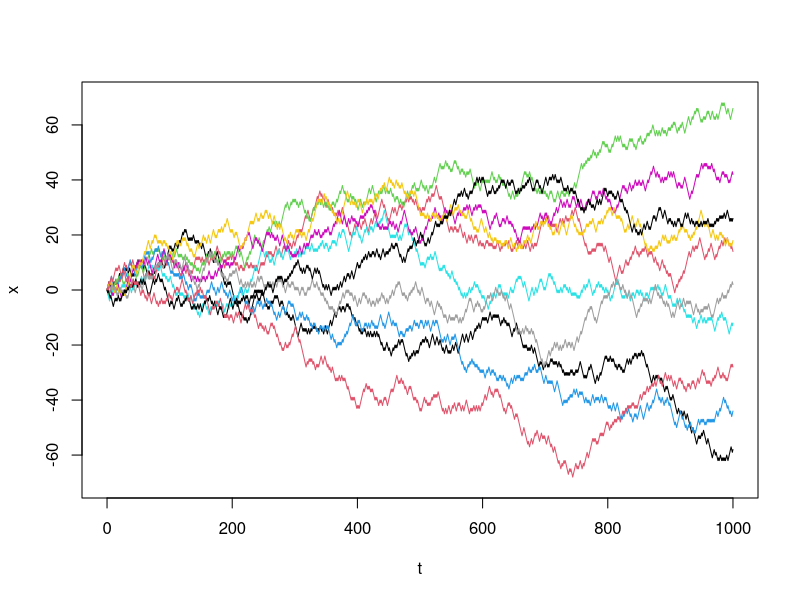
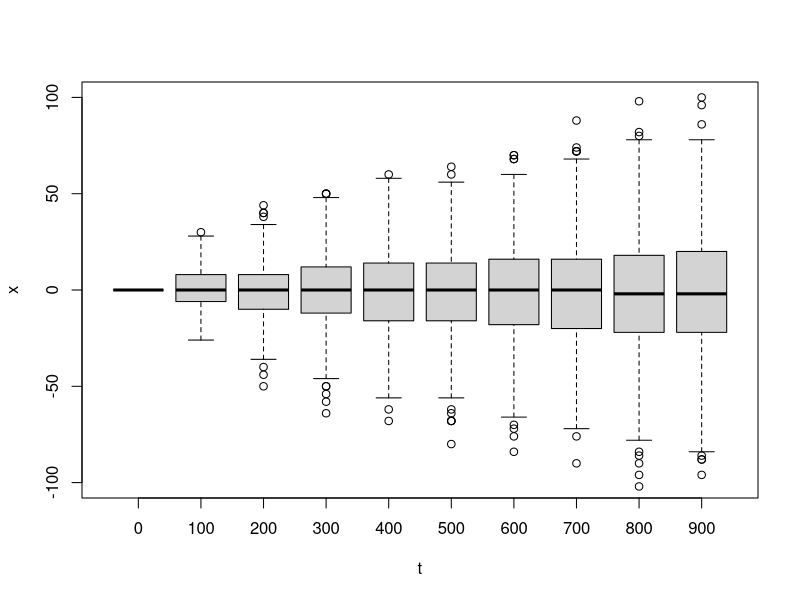
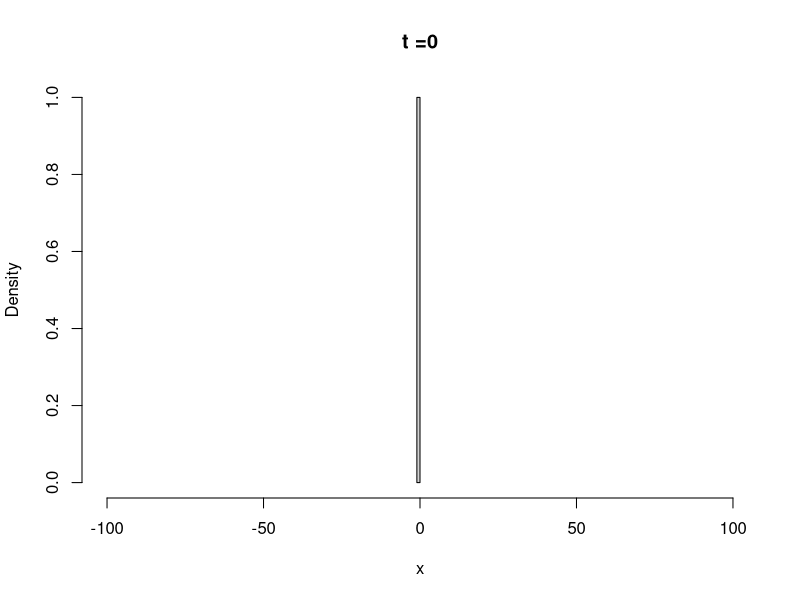
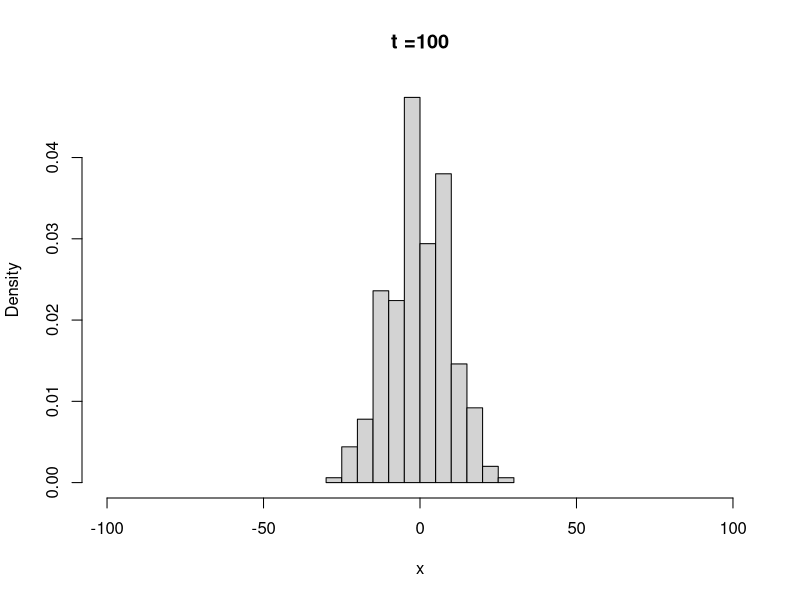
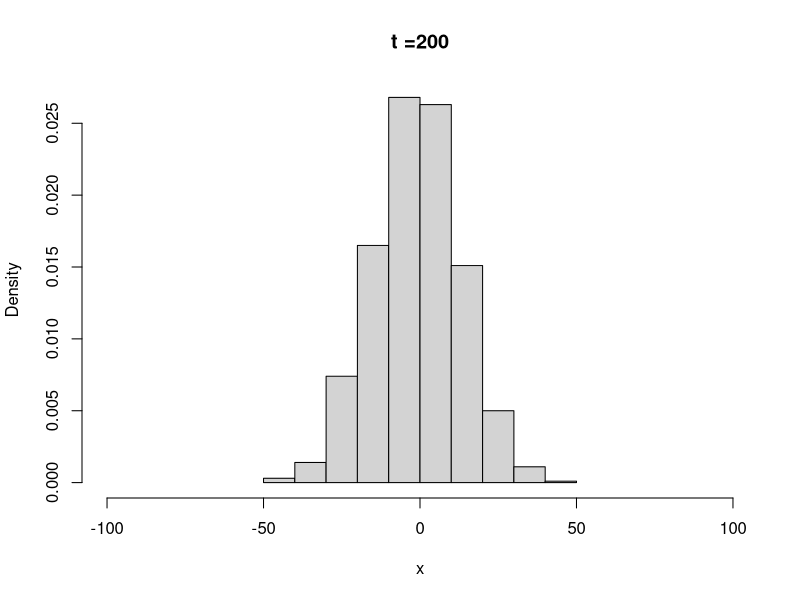
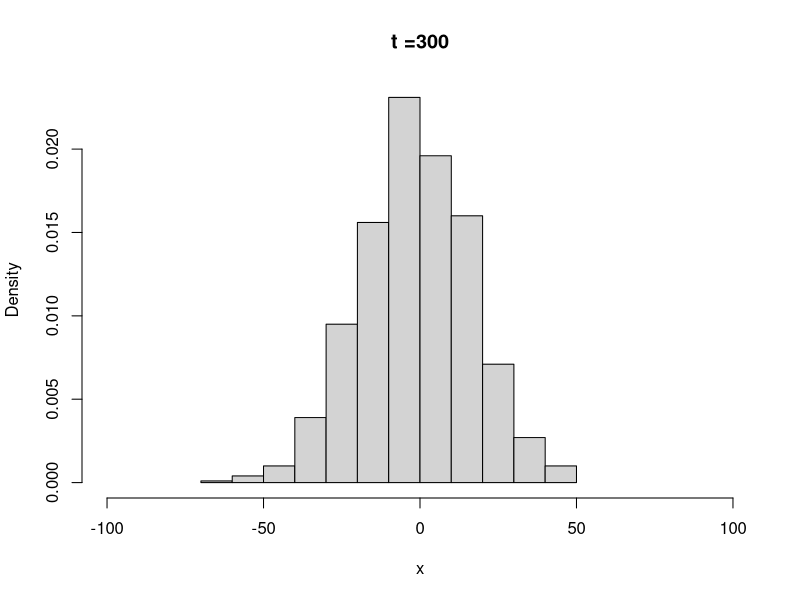
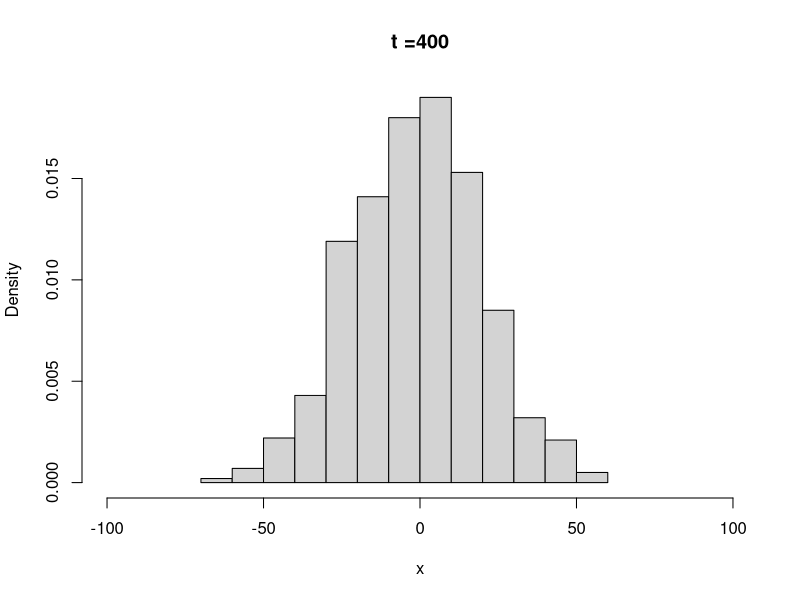
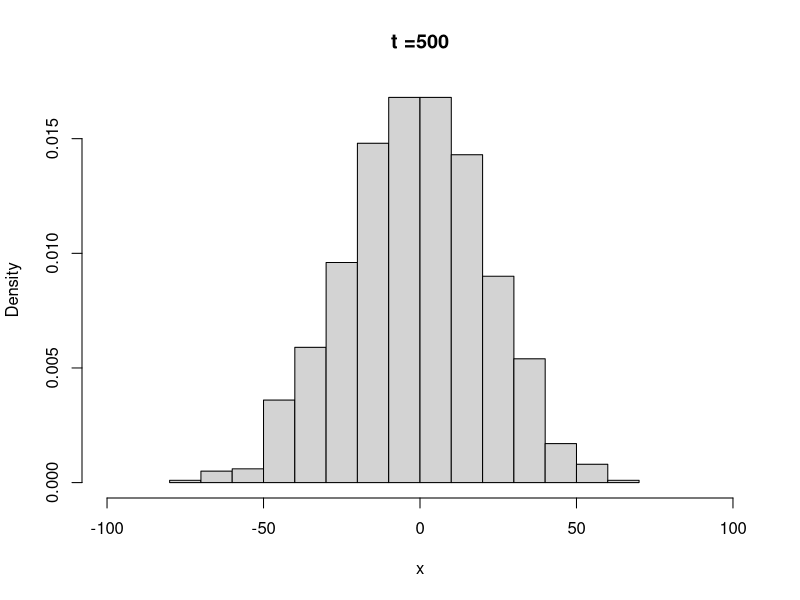

Generate these figures, in order, with R:
## ---- chunk 1
knitr::opts_chunk$set(echo = TRUE)
## ---- chunk 2
# A simulation of Brownian motion in 1D
brownian <- function(t.total, dt, dx) {
# t.total: total simulation time
# dt: time step size
# dx: step size of the movement
  t_all = seq(0, t.total, by=dt)
  n_all = length(t_all)
  x_all = numeric(n_all)
  
  x_all[1] = 0   # initial position at 0
  for(i in 1:(n_all-1)){
    x_all[i+1] = x_all[i] + dx * sample(x = c(-1,1), size = 1)
  }
  return(cbind(t_all, x_all))
}

# A simulation of Brownian motion in 1D
brownian_concise <- function(t.total, dt, dx) {
# t.total: total simulation time
# dt: time step size
# dx: step size of the movement
  t_all = seq(0, t.total, by=dt)
  n_all = length(t_all)
  x_all = sample(x = c(-1,1), size = n_all, replace = T)
  x_all = cumsum(x_all)*dx
  return(cbind(t_all, x_all))
}
## ---- chunk 3
set.seed(12)
t.total = 1000; dt = 1; dx = 1; nrep = 1000   # nrep: total number of simulations
nplot = 10 # plot the first ten simulations
results_bm_1d = replicate(nrep, brownian(t.total, dt, dx))  # perform multiple simulations
# Note that,  although the above line just replicates the same simulation process,
# they generate very different results, due to different RNGs. 
# You can also try brownian_concise, which is essentially the same

plot(NULL, xlab="t", ylab="x",
      xlim=c(0,1000), ylim=c(-70,70))

for(i in seq_len(nplot)){
  lines(results_bm_1d[,1,i], results_bm_1d[,2,i], type = "l", col = i)
}
## ---- chunk 4
t_ind = seq(1, 1000, by = 100)   # time points to be evaluated
bm_1d_formatted = data.frame(t = c(results_bm_1d[t_ind,1,]), x = c(results_bm_1d[t_ind, 2, ]))  # a dataframe for boxplot
boxplot(x ~ t, data = bm_1d_formatted, xlab = "t", ylab = "x",ylim = c(-100, 100))
## ---- chunk 5
nt = length(t_ind)
t_sample = results_bm_1d[t_ind, 1, 1]  # all sampled t 
mean_x = numeric(nt)
mean_x2 = numeric(nt)
var_x = numeric(nt)
ind = 0
for (i in t_ind){
  ind = ind + 1
  x = results_bm_1d[i, 2, ]
  hist(x, freq = F, xlab = "x", xlim = c(-100, 100), main = paste0("t =", t_sample[ind]))
  mean_x[ind] = mean(x)
  mean_x2[ind] = mean(x*x)
  var_x[ind] = mean_x2[ind] - mean_x[ind]**2 # not used yet
}
## ---- chunk 6
plot(t_sample, mean_x, col = 1, xlab = "t", ylab = "Values", xlim = c(0,910), ylim = c(0, 1000))
points(t_sample, mean_x2, col = 2)
abline(a = 0, b = 0, col = 3)
abline(a = 0, b = 1, col = 4)
legend("topleft", inset= 0.02, legend = c("Mean(x)", "Mean(x^2)", "Theoretical Mean(x) (y = 0)", "Theoretical Mean(x^2) (y = t)"), 
       col=c(1:4), pch = c(1,1, NA, NA), lty = c(NA, NA, 1, 1))
## ---- chunk 7
# A simulation of Brownian motion in 1D with Gaussian steps
brownian_gaussian_steps <- function(t.total, dt, dx) {
# t.total: total simulation time
# dt: time step size
# dx: step size of the movement (SD of the Gaussian distribution)
  t_all = seq(0, t.total, by=dt)
  n_all = length(t_all)
  x_all = numeric(n_all)
  
  x_all[1] = 0   # initial position at 0
  for(i in 1:(n_all-1)){
    x_all[i+1] = x_all[i] + rnorm(1, mean=0, sd=dx) 
  }
  return(cbind(t_all, x_all))
}

set.seed(12)
t.total = 1000; dt = 1; dx = 1; nrep = 1000   # nrep: total number of simulations
results_bm_1d_gaussian = replicate(nrep, brownian_gaussian_steps(t.total, dt, dx)) 

t_ind = seq(1, 1000, by = 100)   # time points to be evaluated
bm_1d_gaussian_formatted = data.frame(t = c(results_bm_1d_gaussian[t_ind,1,]), 
                                      x = c(results_bm_1d_gaussian[t_ind,2, ]))  # a dataframe for boxplot
boxplot(x ~ t, data = bm_1d_gaussian_formatted, xlab = "t", ylab = "x", ylim = c(-100, 100))
## ---- chunk 8
# A simulation of Brownian motion in 1D with Gaussian steps
brownian_2d <- function(t.total, dt, dx) {
# t.total: total simulation time
# dt: time step size
# dx: a numric vector of size two. Step size of the movement in x and y (SD of the Gaussian distribution)
  t_all = seq(0, t.total, by=dt)
  n_all = length(t_all)
  x_all = matrix(0, ncol = 2, nrow = n_all)
  
  x_all[0,1] = c(0,0)   # initial position at (0,0)
  for(i in 1:(n_all-1)){
    step = rnorm(n = 2, mean = 0, sd = 1) * dx
    x_all[i+1,] = x_all[i,] + step 
  }
  return(cbind(t_all, x_all))
}

set.seed(12)
t.total = 10000; dt = 1; dx = c(1,1)
results_bm_2d = brownian_2d(t.total, dt, dx)

plot(results_bm_2d[,2], results_bm_2d[,3], type = "l", col = 2,
     xlab="x", ylab="y", xlim=c(-70,70), ylim=c(-70,70))
## ---- chunk 9
# A simulation of Brownian motion in 1D with for Wiener process
brownian_wiener <- function(t.total, dt, D) {
# t.total: total simulation time
# dt: time step size
# D: diffusion constant
  t_all = seq(0, t.total, by=dt)
  n_all = length(t_all)
  x_all = numeric(n_all)
  
  step = sqrt(2*D*dt)  # this is critical! a common mistake is to take sd_dt = dt
  
  x_all[1] = 0   # initial position at 0
  for(i in 1:(n_all-1)){
    x_all[i+1] = x_all[i] + rnorm(1, mean=0, sd=step) 
  }
  return(cbind(t_all, x_all))
}

set.seed(12)
t.total = 1000; dt = 10; D = 0.5; nrep = 1000   # nrep: total number of simulations
results_bm_1d_wiener = replicate(nrep, brownian_wiener(t.total, dt, D)) 

t_ind = seq(1, 100, by = 10)   # time points to be evaluated
bm_1d_wiener_formatted = data.frame(t = c(results_bm_1d_wiener[t_ind,1,]), 
                                      x = c(results_bm_1d_wiener[t_ind,2, ]))  # a dataframe for boxplot
boxplot(x ~ t, data = bm_1d_wiener_formatted, xlab = "t", ylab = "x", ylim = c(-100, 100))
